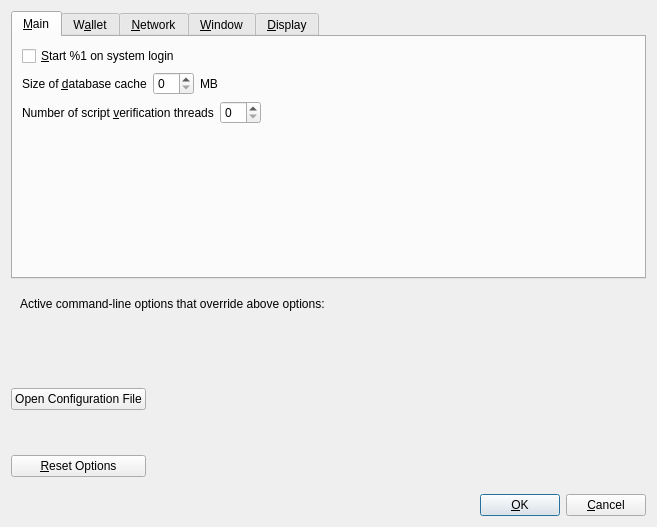
<?xml version="1.0" encoding="UTF-8"?>
<ui version="4.0">
 <class>OptionsDialog</class>
 <widget class="QDialog" name="OptionsDialog">
  <property name="geometry">
   <rect>
    <x>0</x>
    <y>0</y>
    <width>657</width>
    <height>527</height>
   </rect>
  </property>
  <property name="windowTitle">
   <string>Options</string>
  </property>
  <property name="modal">
   <bool>true</bool>
  </property>
  <layout class="QVBoxLayout" name="verticalLayout">
   <item>
    <widget class="QTabWidget" name="tabWidget">
     <property name="currentIndex">
      <number>0</number>
     </property>
     <widget class="QWidget" name="tabMain">
      <attribute name="title">
       <string>&amp;Main</string>
      </attribute>
      <layout class="QVBoxLayout" name="verticalLayout_Main">
       <item>
        <widget class="QCheckBox" name="bitcoinAtStartup">
         <property name="toolTip">
          <string>Automatically start %1 after logging in to the system.</string>
         </property>
         <property name="text">
          <string>&amp;Start %1 on system login</string>
         </property>
        </widget>
       </item>
       <item>
        <layout class="QHBoxLayout" name="horizontalLayout_2_Main">
         <item>
          <widget class="QLabel" name="databaseCacheLabel">
           <property name="text">
            <string>Size of &amp;database cache</string>
           </property>
           <property name="textFormat">
            <enum>Qt::PlainText</enum>
           </property>
           <property name="buddy">
            <cstring>databaseCache</cstring>
           </property>
          </widget>
         </item>
         <item>
          <widget class="QSpinBox" name="databaseCache"/>
         </item>
         <item>
          <widget class="QLabel" name="databaseCacheUnitLabel">
           <property name="text">
            <string>MB</string>
           </property>
           <property name="textFormat">
            <enum>Qt::PlainText</enum>
           </property>
          </widget>
         </item>
         <item>
          <spacer name="horizontalSpacer_2_Main">
           <property name="orientation">
            <enum>Qt::Horizontal</enum>
           </property>
           <property name="sizeHint" stdset="0">
            <size>
             <width>40</width>
             <height>20</height>
            </size>
           </property>
          </spacer>
         </item>
        </layout>
       </item>
       <item>
        <layout class="QHBoxLayout" name="horizontalLayout_3_Main">
         <item>
          <widget class="QLabel" name="threadsScriptVerifLabel">
           <property name="text">
            <string>Number of script &amp;verification threads</string>
           </property>
           <property name="textFormat">
            <enum>Qt::PlainText</enum>
           </property>
           <property name="buddy">
            <cstring>threadsScriptVerif</cstring>
           </property>
          </widget>
         </item>
         <item>
          <widget class="QSpinBox" name="threadsScriptVerif">
           <property name="toolTip">
            <string>(0 = auto, &lt;0 = leave that many cores free)</string>
           </property>
          </widget>
         </item>
         <item>
          <spacer name="horizontalSpacer_3_Main">
           <property name="orientation">
            <enum>Qt::Horizontal</enum>
           </property>
           <property name="sizeHint" stdset="0">
            <size>
             <width>40</width>
             <height>20</height>
            </size>
           </property>
          </spacer>
         </item>
        </layout>
       </item>
       <item>
        <spacer name="verticalSpacer_Main">
         <property name="orientation">
          <enum>Qt::Vertical</enum>
         </property>
         <property name="sizeHint" stdset="0">
          <size>
           <width>20</width>
           <height>40</height>
          </size>
         </property>
        </spacer>
       </item>
      </layout>
     </widget>
     <widget class="QWidget" name="tabWallet">
      <attribute name="title">
       <string>W&amp;allet</string>
      </attribute>
      <layout class="QVBoxLayout" name="verticalLayout_Wallet">
       <item>
        <widget class="QGroupBox" name="groupBox">
         <property name="title">
          <string>Expert</string>
         </property>
         <layout class="QVBoxLayout" name="verticalLayout_2">
          <item>
           <widget class="QCheckBox" name="coinControlFeatures">
            <property name="toolTip">
             <string>Whether to show coin control features or not.</string>
            </property>
            <property name="text">
             <string>Enable coin &amp;control features</string>
            </property>
           </widget>
          </item>
          <item>
           <widget class="QCheckBox" name="spendZeroConfChange">
            <property name="toolTip">
             <string>If you disable the spending of unconfirmed change, the change from a transaction cannot be used until that transaction has at least one confirmation. This also affects how your balance is computed.</string>
            </property>
            <property name="text">
             <string>&amp;Spend unconfirmed change</string>
            </property>
           </widget>
          </item>
         </layout>
        </widget>
       </item>
       <item>
        <spacer name="verticalSpacer_Wallet">
         <property name="orientation">
          <enum>Qt::Vertical</enum>
         </property>
         <property name="sizeHint" stdset="0">
          <size>
           <width>20</width>
           <height>40</height>
          </size>
         </property>
        </spacer>
       </item>
      </layout>
     </widget>
     <widget class="QWidget" name="tabNetwork">
      <attribute name="title">
       <string>&amp;Network</string>
      </attribute>
      <layout class="QVBoxLayout" name="verticalLayout_Network">
       <item>
        <widget class="QCheckBox" name="mapPortUpnp">
         <property name="toolTip">
          <string>Automatically open the Bitcoin client port on the router. This only works when your router supports UPnP and it is enabled.</string>
         </property>
         <property name="text">
          <string>Map port using &amp;UPnP</string>
         </property>
        </widget>
       </item>
       <item>
        <widget class="QCheckBox" name="allowIncoming">
         <property name="toolTip">
          <string>Accept connections from outside.</string>
         </property>
         <property name="text">
          <string>Allow incomin&amp;g connections</string>
         </property>
        </widget>
       </item>
       <item>
        <widget class="QCheckBox" name="connectSocks">
         <property name="toolTip">
          <string>Connect to the Bitcoin network through a SOCKS5 proxy.</string>
         </property>
         <property name="text">
          <string>&amp;Connect through SOCKS5 proxy (default proxy):</string>
         </property>
        </widget>
       </item>
       <item>
        <layout class="QHBoxLayout" name="horizontalLayout_1_Network">
         <item>
          <widget class="QLabel" name="proxyIpLabel">
           <property name="text">
            <string>Proxy &amp;IP:</string>
           </property>
           <property name="textFormat">
            <enum>Qt::PlainText</enum>
           </property>
           <property name="buddy">
            <cstring>proxyIp</cstring>
           </property>
          </widget>
         </item>
         <item>
          <widget class="QValidatedLineEdit" name="proxyIp">
           <property name="minimumSize">
            <size>
             <width>140</width>
             <height>0</height>
            </size>
           </property>
           <property name="maximumSize">
            <size>
             <width>140</width>
             <height>16777215</height>
            </size>
           </property>
           <property name="toolTip">
            <string>IP address of the proxy (e.g. IPv4: 127.0.0.1 / IPv6: ::1)</string>
           </property>
          </widget>
         </item>
         <item>
          <widget class="QLabel" name="proxyPortLabel">
           <property name="text">
            <string>&amp;Port:</string>
           </property>
           <property name="textFormat">
            <enum>Qt::PlainText</enum>
           </property>
           <property name="buddy">
            <cstring>proxyPort</cstring>
           </property>
          </widget>
         </item>
         <item>
          <widget class="QLineEdit" name="proxyPort">
           <property name="minimumSize">
            <size>
             <width>55</width>
             <height>0</height>
            </size>
           </property>
           <property name="maximumSize">
            <size>
             <width>55</width>
             <height>16777215</height>
            </size>
           </property>
           <property name="toolTip">
            <string>Port of the proxy (e.g. 9050)</string>
           </property>
          </widget>
         </item>
         <item>
          <spacer name="horizontalSpacer_1_Network">
           <property name="orientation">
            <enum>Qt::Horizontal</enum>
           </property>
           <property name="sizeHint" stdset="0">
            <size>
             <width>40</width>
             <height>20</height>
            </size>
           </property>
          </spacer>
         </item>
        </layout>
       </item>
       <item>
        <layout class="QHBoxLayout" name="horizontalLayout_2_Network">
         <item>
          <widget class="QLabel" name="proxyActiveNets">
           <property name="text">
            <string>Used for reaching peers via:</string>
           </property>
           <property name="textFormat">
            <enum>Qt::PlainText</enum>
           </property>
          </widget>
         </item>
         <item>
          <widget class="QCheckBox" name="proxyReachIPv4">
           <property name="enabled">
            <bool>false</bool>
           </property>
           <property name="toolTip">
            <string>Shows if the supplied default SOCKS5 proxy is used to reach peers via this network type.</string>
           </property>
           <property name="text">
            <string/>
           </property>
          </widget>
         </item>
         <item>
          <widget class="QLabel" name="proxyReachIPv4Label">
           <property name="text">
            <string>IPv4</string>
           </property>
           <property name="textFormat">
            <enum>Qt::PlainText</enum>
           </property>
          </widget>
         </item>
         <item>
          <widget class="QCheckBox" name="proxyReachIPv6">
           <property name="enabled">
            <bool>false</bool>
           </property>
           <property name="toolTip">
            <string>Shows if the supplied default SOCKS5 proxy is used to reach peers via this network type.</string>
           </property>
           <property name="text">
            <string/>
           </property>
          </widget>
         </item>
         <item>
          <widget class="QLabel" name="proxyReachIPv6Label">
           <property name="text">
            <string>IPv6</string>
           </property>
           <property name="textFormat">
            <enum>Qt::PlainText</enum>
           </property>
          </widget>
         </item>
         <item>
          <widget class="QCheckBox" name="proxyReachTor">
           <property name="enabled">
            <bool>false</bool>
           </property>
           <property name="toolTip">
            <string>Shows if the supplied default SOCKS5 proxy is used to reach peers via this network type.</string>
           </property>
           <property name="text">
            <string/>
           </property>
          </widget>
         </item>
         <item>
          <widget class="QLabel" name="proxyReachTorLabel">
           <property name="text">
            <string>Tor</string>
           </property>
           <property name="textFormat">
            <enum>Qt::PlainText</enum>
           </property>
          </widget>
         </item>
         <item>
          <spacer name="horizontalSpacer_2_Network">
           <property name="orientation">
            <enum>Qt::Horizontal</enum>
           </property>
           <property name="sizeHint" stdset="0">
            <size>
             <width>40</width>
             <height>20</height>
            </size>
           </property>
          </spacer>
         </item>
        </layout>
       </item>
       <item>
        <widget class="QCheckBox" name="connectSocksTor">
         <property name="toolTip">
          <string>Connect to the Bitcoin network through a separate SOCKS5 proxy for Tor hidden services.</string>
         </property>
         <property name="text">
          <string>Use separate SOCKS&amp;5 proxy to reach peers via Tor hidden services:</string>
         </property>
        </widget>
       </item>
       <item>
        <layout class="QHBoxLayout" name="horizontalLayout_3_Network">
         <item>
          <widget class="QLabel" name="proxyIpTorLabel">
           <property name="text">
            <string>Proxy &amp;IP:</string>
           </property>
           <property name="textFormat">
            <enum>Qt::PlainText</enum>
           </property>
           <property name="buddy">
            <cstring>proxyIpTor</cstring>
           </property>
          </widget>
         </item>
         <item>
          <widget class="QValidatedLineEdit" name="proxyIpTor">
           <property name="minimumSize">
            <size>
             <width>140</width>
             <height>0</height>
            </size>
           </property>
           <property name="maximumSize">
            <size>
             <width>140</width>
             <height>16777215</height>
            </size>
           </property>
           <property name="toolTip">
            <string>IP address of the proxy (e.g. IPv4: 127.0.0.1 / IPv6: ::1)</string>
           </property>
          </widget>
         </item>
         <item>
          <widget class="QLabel" name="proxyPortTorLabel">
           <property name="text">
            <string>&amp;Port:</string>
           </property>
           <property name="textFormat">
            <enum>Qt::PlainText</enum>
           </property>
           <property name="buddy">
            <cstring>proxyPortTor</cstring>
           </property>
          </widget>
         </item>
         <item>
          <widget class="QLineEdit" name="proxyPortTor">
           <property name="minimumSize">
            <size>
             <width>55</width>
             <height>0</height>
            </size>
           </property>
           <property name="maximumSize">
            <size>
             <width>55</width>
             <height>16777215</height>
            </size>
           </property>
           <property name="toolTip">
            <string>Port of the proxy (e.g. 9050)</string>
           </property>
          </widget>
         </item>
         <item>
          <spacer name="horizontalSpacer_4_Network">
           <property name="orientation">
            <enum>Qt::Horizontal</enum>
           </property>
           <property name="sizeHint" stdset="0">
            <size>
             <width>40</width>
             <height>20</height>
            </size>
           </property>
          </spacer>
         </item>
        </layout>
       </item>
       <item>
        <spacer name="verticalSpacer_Network">
         <property name="orientation">
          <enum>Qt::Vertical</enum>
         </property>
         <property name="sizeHint" stdset="0">
          <size>
           <width>20</width>
           <height>40</height>
          </size>
         </property>
        </spacer>
       </item>
      </layout>
     </widget>
     <widget class="QWidget" name="tabWindow">
      <attribute name="title">
       <string>&amp;Window</string>
      </attribute>
      <layout class="QVBoxLayout" name="verticalLayout_Window">
       <item>
        <widget class="QCheckBox" name="hideTrayIcon">
         <property name="toolTip">
          <string>Hide the icon from the system tray.</string>
         </property>
         <property name="text">
          <string>&amp;Hide tray icon</string>
         </property>
        </widget>
       </item>
       <item>
        <widget class="QCheckBox" name="minimizeToTray">
         <property name="toolTip">
          <string>Show only a tray icon after minimizing the window.</string>
         </property>
         <property name="text">
          <string>&amp;Minimize to the tray instead of the taskbar</string>
         </property>
        </widget>
       </item>
       <item>
        <widget class="QCheckBox" name="minimizeOnClose">
         <property name="toolTip">
          <string>Minimize instead of exit the application when the window is closed. When this option is enabled, the application will be closed only after selecting Exit in the menu.</string>
         </property>
         <property name="text">
          <string>M&amp;inimize on close</string>
         </property>
        </widget>
       </item>
       <item>
        <spacer name="verticalSpacer_Window">
         <property name="orientation">
          <enum>Qt::Vertical</enum>
         </property>
         <property name="sizeHint" stdset="0">
          <size>
           <width>20</width>
           <height>40</height>
          </size>
         </property>
        </spacer>
       </item>
      </layout>
     </widget>
     <widget class="QWidget" name="tabDisplay">
      <attribute name="title">
       <string>&amp;Display</string>
      </attribute>
      <layout class="QVBoxLayout" name="verticalLayout_Display">
       <item>
        <layout class="QHBoxLayout" name="horizontalLayout_2">
         <property name="bottomMargin">
          <number>0</number>
         </property>
         <item>
          <widget class="QLabel" name="label_2">
           <property name="text">
            <string>Skydoge display price in USD (per 1 SKYDOGE):</string>
           </property>
          </widget>
         </item>
         <item>
          <widget class="QLabel" name="label_3">
           <property name="text">
            <string>$</string>
           </property>
           <property name="alignment">
            <set>Qt::AlignRight|Qt::AlignTrailing|Qt::AlignVCenter</set>
           </property>
          </widget>
         </item>
         <item>
          <widget class="QSpinBox" name="spinBoxUSDBTC">
           <property name="prefix">
            <string/>
           </property>
           <property name="minimum">
            <number>1</number>
           </property>
           <property name="maximum">
            <number>1000000</number>
           </property>
           <property name="value">
            <number>50000</number>
           </property>
          </widget>
         </item>
        </layout>
       </item>
       <item>
        <layout class="QHBoxLayout" name="horizontalLayout_1_Display">
         <item>
          <widget class="QLabel" name="langLabel">
           <property name="text">
            <string>User Interface &amp;language:</string>
           </property>
           <property name="textFormat">
            <enum>Qt::PlainText</enum>
           </property>
           <property name="buddy">
            <cstring>lang</cstring>
           </property>
          </widget>
         </item>
         <item>
          <widget class="QValueComboBox" name="lang">
           <property name="toolTip">
            <string>The user interface language can be set here. This setting will take effect after restarting %1.</string>
           </property>
          </widget>
         </item>
        </layout>
       </item>
       <item>
        <layout class="QHBoxLayout" name="horizontalLayout_2_Display">
         <item>
          <widget class="QLabel" name="unitLabel">
           <property name="text">
            <string>&amp;Unit to show amounts in:</string>
           </property>
           <property name="textFormat">
            <enum>Qt::PlainText</enum>
           </property>
           <property name="buddy">
            <cstring>unit</cstring>
           </property>
          </widget>
         </item>
         <item>
          <widget class="QValueComboBox" name="unit">
           <property name="toolTip">
            <string>Choose the default subdivision unit to show in the interface and when sending coins.</string>
           </property>
          </widget>
         </item>
        </layout>
       </item>
       <item>
        <layout class="QHBoxLayout" name="horizontalLayout_Theme_Display">
         <item>
          <widget class="QLabel" name="themeLabel">
           <property name="text">
            <string>&amp;Theme:</string>
           </property>
           <property name="textFormat">
            <enum>Qt::PlainText</enum>
           </property>
           <property name="buddy">
            <cstring>theme</cstring>
           </property>
          </widget>
         </item>
         <item>
          <widget class="QValueComboBox" name="theme">
           <property name="toolTip">
            <string>Choose a theme for the user interface. This setting will take effect immediately.</string>
           </property>
          </widget>
         </item>
        </layout>
       </item>
       <item>
        <layout class="QHBoxLayout" name="horizontalLayout_3_Display">
         <item>
          <widget class="QLabel" name="thirdPartyTxUrlsLabel">
           <property name="toolTip">
            <string>Third party URLs (e.g. a block explorer) that appear in the transactions tab as context menu items. %s in the URL is replaced by transaction hash. Multiple URLs are separated by vertical bar |.</string>
           </property>
           <property name="text">
            <string>&amp;Third party transaction URLs</string>
           </property>
           <property name="buddy">
            <cstring>thirdPartyTxUrls</cstring>
           </property>
          </widget>
         </item>
         <item>
          <widget class="QLineEdit" name="thirdPartyTxUrls">
           <property name="toolTip">
            <string>Third party URLs (e.g. a block explorer) that appear in the transactions tab as context menu items. %s in the URL is replaced by transaction hash. Multiple URLs are separated by vertical bar |.</string>
           </property>
          </widget>
         </item>
        </layout>
       </item>
       <item>
        <spacer name="verticalSpacer_Display">
         <property name="orientation">
          <enum>Qt::Vertical</enum>
         </property>
         <property name="sizeHint" stdset="0">
          <size>
           <width>20</width>
           <height>40</height>
          </size>
         </property>
        </spacer>
       </item>
      </layout>
     </widget>
    </widget>
   </item>
   <item>
    <widget class="QFrame" name="frame">
     <layout class="QVBoxLayout" name="verticalLayout_Bottom">
      <item>
       <layout class="QHBoxLayout" name="horizontalLayout_Bottom">
        <item>
         <widget class="QLabel" name="overriddenByCommandLineInfoLabel">
          <property name="text">
           <string>Active command-line options that override above options:</string>
          </property>
          <property name="textFormat">
           <enum>Qt::PlainText</enum>
          </property>
         </widget>
        </item>
        <item>
         <spacer name="horizontalSpacer_Bottom">
          <property name="orientation">
           <enum>Qt::Horizontal</enum>
          </property>
          <property name="sizeHint" stdset="0">
           <size>
            <width>40</width>
            <height>20</height>
           </size>
          </property>
         </spacer>
        </item>
       </layout>
      </item>
      <item>
       <widget class="QLabel" name="overriddenByCommandLineLabel">
        <property name="text">
         <string/>
        </property>
        <property name="textFormat">
         <enum>Qt::PlainText</enum>
        </property>
        <property name="wordWrap">
         <bool>true</bool>
        </property>
       </widget>
      </item>
     </layout>
    </widget>
   </item>
   <item>
    <layout class="QHBoxLayout" name="horizontalLayout_Buttons">
     <item>
      <layout class="QVBoxLayout" name="verticalLayout_Buttons">
       <item>
        <widget class="QPushButton" name="openBitcoinConfButton">
         <property name="toolTip">
          <string>Open the %1 configuration file from the working directory.</string>
         </property>
         <property name="text">
          <string>Open Configuration File</string>
         </property>
         <property name="autoDefault">
          <bool>false</bool>
         </property>
        </widget>
       </item>
       <item>
        <widget class="QPushButton" name="resetButton">
         <property name="toolTip">
          <string>Reset all client options to default.</string>
         </property>
         <property name="text">
          <string>&amp;Reset Options</string>
         </property>
         <property name="autoDefault">
          <bool>false</bool>
         </property>
        </widget>
       </item>
      </layout>
     </item>
     <item>
      <spacer name="horizontalSpacer_1">
       <property name="orientation">
        <enum>Qt::Horizontal</enum>
       </property>
       <property name="sizeHint" stdset="0">
        <size>
         <width>40</width>
         <height>48</height>
        </size>
       </property>
      </spacer>
     </item>
     <item>
      <widget class="QLabel" name="statusLabel">
       <property name="minimumSize">
        <size>
         <width>200</width>
         <height>0</height>
        </size>
       </property>
       <property name="font">
        <font>
         <weight>75</weight>
         <bold>true</bold>
        </font>
       </property>
       <property name="text">
        <string/>
       </property>
       <property name="textFormat">
        <enum>Qt::PlainText</enum>
       </property>
       <property name="wordWrap">
        <bool>true</bool>
       </property>
      </widget>
     </item>
     <item>
      <spacer name="horizontalSpacer_2">
       <property name="orientation">
        <enum>Qt::Horizontal</enum>
       </property>
       <property name="sizeHint" stdset="0">
        <size>
         <width>40</width>
         <height>48</height>
        </size>
       </property>
      </spacer>
     </item>
     <item>
      <layout class="QVBoxLayout" name="verticalLayout_4">
       <item>
        <spacer name="verticalSpacer">
         <property name="orientation">
          <enum>Qt::Vertical</enum>
         </property>
         <property name="sizeHint" stdset="0">
          <size>
           <width>20</width>
           <height>40</height>
          </size>
         </property>
        </spacer>
       </item>
       <item>
        <layout class="QHBoxLayout" name="horizontalLayout">
         <item>
          <widget class="QPushButton" name="okButton">
           <property name="text">
            <string>&amp;OK</string>
           </property>
           <property name="autoDefault">
            <bool>false</bool>
           </property>
           <property name="default">
            <bool>true</bool>
           </property>
          </widget>
         </item>
         <item>
          <widget class="QPushButton" name="cancelButton">
           <property name="text">
            <string>&amp;Cancel</string>
           </property>
           <property name="autoDefault">
            <bool>false</bool>
           </property>
          </widget>
         </item>
        </layout>
       </item>
      </layout>
     </item>
    </layout>
   </item>
  </layout>
 </widget>
 <customwidgets>
  <customwidget>
   <class>QValidatedLineEdit</class>
   <extends>QLineEdit</extends>
   <header>qt/qvalidatedlineedit.h</header>
  </customwidget>
  <customwidget>
   <class>QValueComboBox</class>
   <extends>QComboBox</extends>
   <header>qt/qvaluecombobox.h</header>
  </customwidget>
 </customwidgets>
 <resources/>
 <connections/>
</ui>
